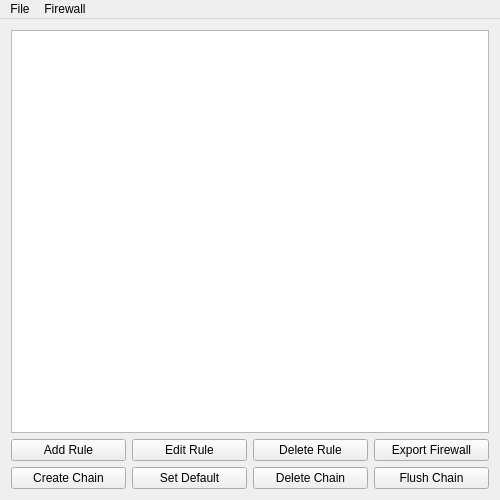
<?xml version="1.0" encoding="UTF-8"?>
<ui version="4.0">
 <class>MainWindow</class>
 <widget class="QMainWindow" name="MainWindow">
  <property name="geometry">
   <rect>
    <x>0</x>
    <y>0</y>
    <width>500</width>
    <height>500</height>
   </rect>
  </property>
  <property name="minimumSize">
   <size>
    <width>500</width>
    <height>500</height>
   </size>
  </property>
  <property name="windowTitle">
   <string>Road Spikes</string>
  </property>
  <widget class="QWidget" name="centralWidget">
   <layout class="QGridLayout" name="gridLayout_3">
    <item row="0" column="0">
     <widget class="QTableWidget" name="rulesView"/>
    </item>
    <item row="1" column="0">
     <layout class="QGridLayout" name="gridLayout">
      <property name="margin">
       <number>0</number>
      </property>
      <item row="1" column="0">
       <widget class="QPushButton" name="addRuleButton">
        <property name="text">
         <string>Add Rule</string>
        </property>
       </widget>
      </item>
      <item row="1" column="1">
       <widget class="QPushButton" name="editRuleButton">
        <property name="text">
         <string>Edit Rule</string>
        </property>
       </widget>
      </item>
      <item row="1" column="2">
       <widget class="QPushButton" name="deleteRuleButton">
        <property name="text">
         <string>Delete Rule</string>
        </property>
       </widget>
      </item>
      <item row="1" column="3">
       <widget class="QPushButton" name="exportFileWallButton">
        <property name="text">
         <string>Export Firewall</string>
        </property>
       </widget>
      </item>
      <item row="2" column="0">
       <widget class="QPushButton" name="createChainButton">
        <property name="text">
         <string>Create Chain</string>
        </property>
       </widget>
      </item>
      <item row="2" column="1">
       <widget class="QPushButton" name="setDefaultButton">
        <property name="text">
         <string>Set Default</string>
        </property>
       </widget>
      </item>
      <item row="2" column="2">
       <widget class="QPushButton" name="deleteChainButton">
        <property name="text">
         <string>Delete Chain</string>
        </property>
       </widget>
      </item>
      <item row="2" column="3">
       <widget class="QPushButton" name="flushChainButton">
        <property name="text">
         <string>Flush Chain</string>
        </property>
       </widget>
      </item>
     </layout>
    </item>
   </layout>
  </widget>
  <widget class="QMenuBar" name="menuBar">
   <property name="geometry">
    <rect>
     <x>0</x>
     <y>0</y>
     <width>500</width>
     <height>29</height>
    </rect>
   </property>
   <widget class="QMenu" name="menuFile">
    <property name="title">
     <string>File</string>
    </property>
    <addaction name="actionNew"/>
    <addaction name="actionOpen"/>
    <addaction name="separator"/>
    <addaction name="actionSave"/>
    <addaction name="actionSave_As"/>
    <addaction name="separator"/>
    <addaction name="actionExit"/>
   </widget>
   <widget class="QMenu" name="menuFirewall">
    <property name="title">
     <string>Firewall</string>
    </property>
    <addaction name="actionProperties"/>
   </widget>
   <addaction name="menuFile"/>
   <addaction name="menuFirewall"/>
  </widget>
  <action name="actionNew">
   <property name="text">
    <string>New Firewall</string>
   </property>
   <property name="shortcut">
    <string>Ctrl+N</string>
   </property>
  </action>
  <action name="actionOpen">
   <property name="text">
    <string>Open Firewall</string>
   </property>
   <property name="shortcut">
    <string>Ctrl+O</string>
   </property>
  </action>
  <action name="actionSave">
   <property name="text">
    <string>Save Firewall</string>
   </property>
   <property name="shortcut">
    <string>Ctrl+S</string>
   </property>
  </action>
  <action name="actionSave_As">
   <property name="text">
    <string>Save As</string>
   </property>
   <property name="shortcut">
    <string>Ctrl+Shift+S</string>
   </property>
  </action>
  <action name="actionExit">
   <property name="text">
    <string>Exit</string>
   </property>
  </action>
  <action name="actionProperties">
   <property name="text">
    <string>Properties</string>
   </property>
  </action>
 </widget>
 <layoutdefault spacing="6" margin="11"/>
 <resources/>
 <connections/>
</ui>
